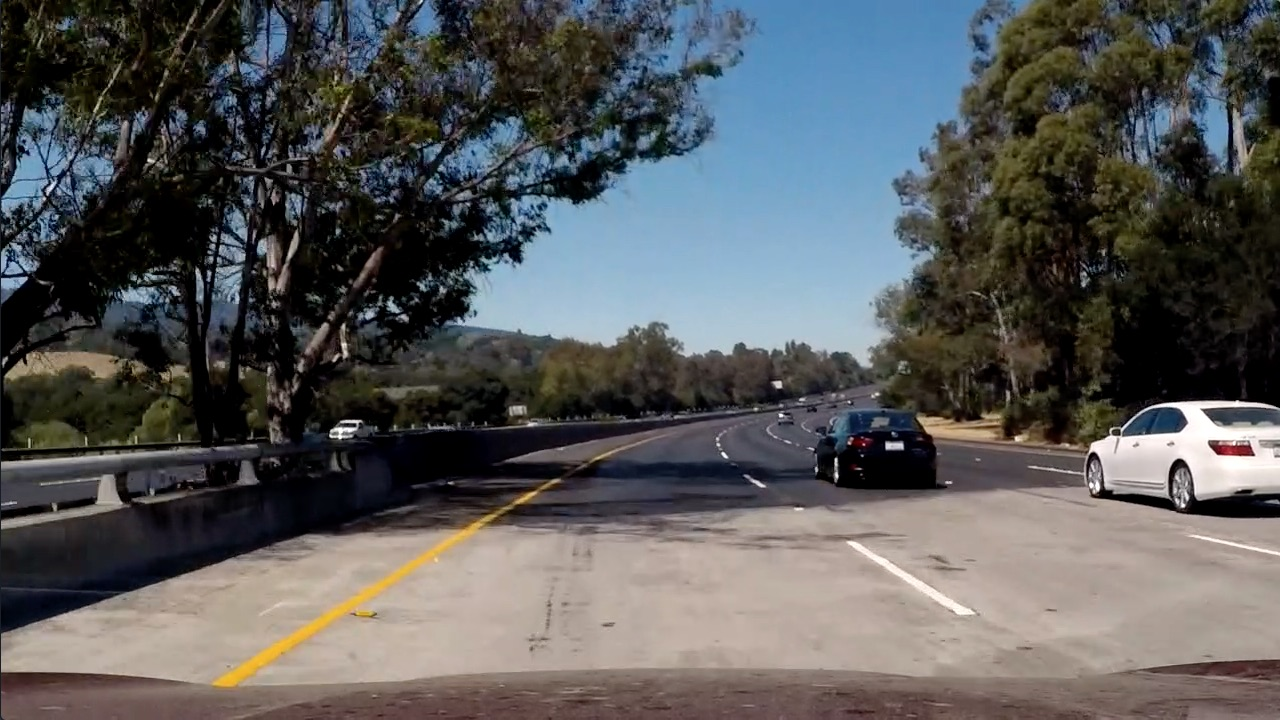
#> input picture P5_svm_hog/Data/test_images/test5.jpg, 1280 x 720 px, found by its file name
$ python img_process.py   (older library calls are emulated)
#> lines starting #> are read from the running program, lines starting #| are printed output that depends on the picture
# adapted from Udacity course sample code section for color and graident
# Use color transforms, gradients, etc., to create a thresholded binary image.
import numpy as np
import cv2
import matplotlib.pyplot as plt
import matplotlib.image as mpimg
import os
class Image_Process:
    def __init__(self):
        self.a = 0
    def sobel_thresh(self):
        if (self.sobel_flag == True):
            # Grayscale image
            # NOTE: we already saw that standard grayscaling lost color information for the lane lines
            # Explore gradients in other colors spaces / color channels to see what might work better
            self.gray = cv2.cvtColor(self.img, cv2.COLOR_RGB2GRAY)
            # Sobel x
            sobelx = cv2.Sobel(self.gray, cv2.CV_64F, 1, 0)  # Take the derivative in x
            abs_sobelx = np.absolute(sobelx)  # Absolute x derivative to accentuate lines away from horizontal
            scaled_sobel = np.uint8(255 * abs_sobelx / np.max(abs_sobelx))
            # Threshold x gradient
            thresh_min = 20
            thresh_max = 255
            # self.sxbinary = np.zeros_like(scaled_sobel)
            self.sxbinary[(scaled_sobel >= thresh_min) & (scaled_sobel <= thresh_max)] = 1

    def hls_thresh(self):
        # Convert to HLS color space and separate the V channel
        hls = cv2.cvtColor(self.img, cv2.COLOR_RGB2HLS).astype(np.float)

        # Convert to HLS color space and separate the S channel
        # Note: img is the undistorted image
        hls = cv2.cvtColor(self.img, cv2.COLOR_RGB2HLS)
        l_channel = hls[:, :, 1]
        s_channel = hls[:, :, 2]

        # Threshold saturation channel
        s_thresh_min = 170
        s_thresh_max = 255
        if self.hls_saturation_flag == True:
            # s_binary = np.zeros_like(s_channel)
            self.s_binary[(s_channel >= s_thresh_min) & (s_channel <= s_thresh_max)] = 1

        if self.hls_lightness_flag == True:

            # Threshold lightness channel
            l_thresh_min = 40
            l_thresh_max = 255
            # l_binary = np.zeros_like(l_channel)
            self.l_binary[(l_channel >= l_thresh_min) & (l_channel <= l_thresh_max)] = 1

    def stack_channel(self, sobel_flag, hls_saturation_flag, hls_lightness_flag):
        self.sobel_flag = sobel_flag
        self.hls_saturation_flag = hls_saturation_flag
        self.hls_lightness_flag = hls_lightness_flag
        self.img_h, self.img_w, _ = self.img.shape
        self.sxbinary = np.zeros((self.img_h, self.img_w))
        self.s_binary = np.zeros((self.img_h, self.img_w))
        self.l_binary = np.zeros((self.img_h, self.img_w))

        self.sobel_thresh()
        self.hls_thresh()
        # Stack each channel to view their individual contributions in green and blue respectively
        # This returns a stack of the two binary images, whose components you can see as different colors
        self.color_binary = np.dstack((self.l_binary, self.sxbinary, self.s_binary)) * 255
        self.color_binary= self.color_binary.astype(np.uint8)


    def combine_thresh(self):
        # Combine the all the binary thresholds
        self.combined_binary = np.zeros_like(self.sxbinary)
        self.combined_binary[(self.s_binary == 1) & (self.l_binary == 1) | (self.sxbinary == 1)] = 1

        kernel = np.ones((5, 5), np.uint8)
        self.closing = cv2.morphologyEx(self.combined_binary.astype(np.uint8), cv2.MORPH_CLOSE, kernel)


    def visualize(self, img, outdir=None, base=None):
        self.img = img
        print("visualize")

        # Plotting thresholded images
        f, ax = plt.subplots(2, 3, figsize=(20, 10))
        plt.tight_layout()

        self.stack_channel(sobel_flag=True, hls_saturation_flag=False, hls_lightness_flag=False)
        ax[0][0].set_title('sobel thresholds')
        ax[0][0].imshow(self.color_binary)
        self.stack_channel(sobel_flag=False, hls_saturation_flag=True, hls_lightness_flag=False)
        ax[0][1].set_title('hls saturation channel thresholds')
        ax[0][1].imshow(self.color_binary)
        self.stack_channel(sobel_flag=False, hls_saturation_flag=False, hls_lightness_flag=True)
        ax[0][2].set_title('hls lightness channel thresholds')
        ax[0][2].imshow(self.color_binary)
        self.stack_channel(sobel_flag=True, hls_saturation_flag=True, hls_lightness_flag=True)
        ax[1][0].set_title('stacked channels')  # remove effects from shadow
        ax[1][0].imshow(self.color_binary, cmap='gray')

        self.combine_thresh()
        ax[1][1].set_title('combined binary')  # remove effects from shadow
        ax[1][1].imshow(self.combined_binary)
        ax[1][2].set_title('after closing')  # remove effects from shadow
        self.closing *= 255
        ax[1][2].imshow(self.closing, cmap='gray')

        # plt.show()
        # cv2.imshow("self.closing", self.closing*255)
        # cv2.waitKey(0)
        if (outdir is not None) and (base is not None):
            plt.savefig(outdir + base + "channels.jpg")

def main():
    print("main")
    outdir = '../output_images/thresh_out/'
    input_img_path='../test_images/test5.jpg'
    image = mpimg.imread(input_img_path)
#> image is the input picture: shape (720, 1280, 3); mean R, G, B 88.5, 89.3, 89.8
    base = os.path.basename(input_img_path)
    base = os.path.splitext(base)[0]

    pipeline = Image_Process()
    pipeline.visualize(image, outdir, base)
#> in sobel_thresh, `sobelx = cv2.Sobel(self.gray, cv2.CV_64F, 1, 0)`:
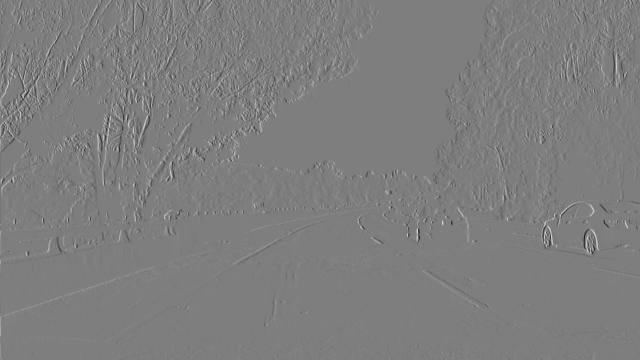
#> sobelx: shape (720, 1280) float64 (shown at 1/2 size); min -870, max 887, mean 0.2; drawn with min black and max white
#> in sobel_thresh, `abs_sobelx = np.absolute(sobelx)`:
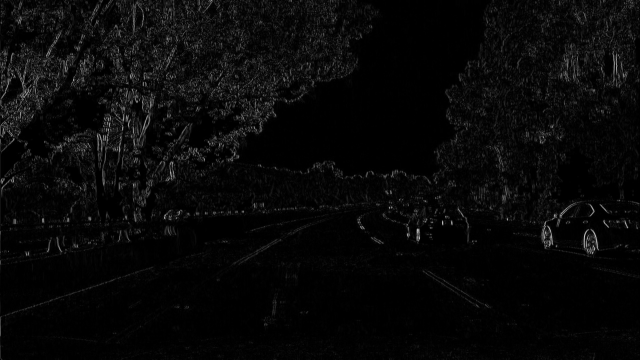
#> abs_sobelx: shape (720, 1280) float64 (shown at 1/2 size); min 0, max 887, mean 30.1; drawn with min black and max white
#> in hls_thresh, `hls = cv2.cvtColor(self.img, cv2.COLOR_RGB2HLS).astype(np.float)`:
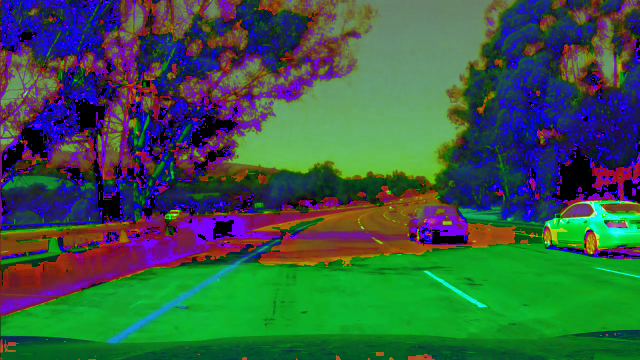
#> hls: shape (720, 1280, 3) float64 (shown at 1/2 size); mean R, G, B 55.5, 89.2, 70.1
#> in hls_thresh, `s_channel = hls[:, :, 2]`:
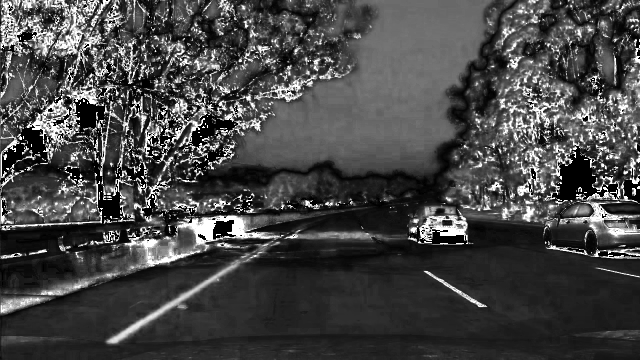
#> s_channel: shape (720, 1280) (shown at 1/2 size); min 0, max 255, mean 70.1
#> in visualize, `plt.savefig(outdir + base + "channels.jpg")`:
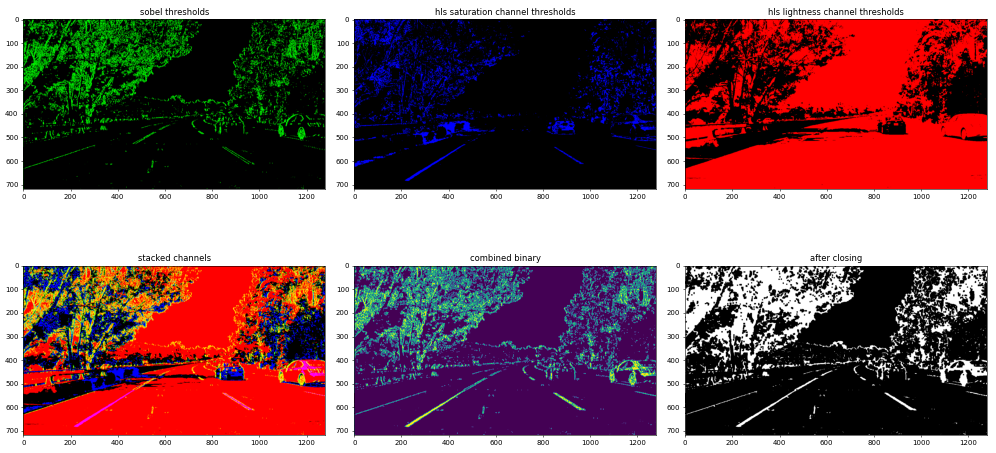
#> figure drawn by matplotlib, 6 panels

if __name__ == "__main__":
    main()

$ run again, with P5_svm_hog/Data/test_images/test1.jpg copied over P5_svm_hog/Data/test_images/test5.jpg
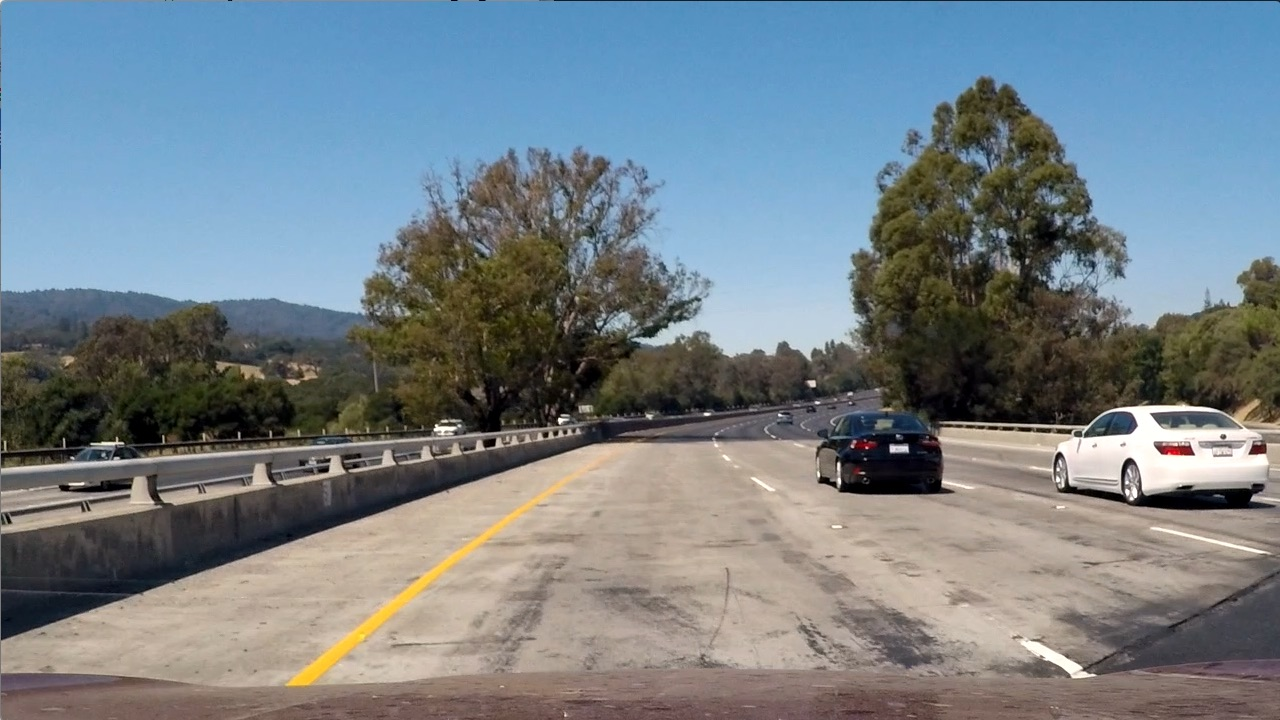
#> input picture P5_svm_hog/Data/test_images/test1.jpg, 1280 x 720 px, found by its file name
#> in main, image is the input picture: shape (720, 1280, 3); mean R, G, B 117.5, 128.7, 135.5
#> in hls_thresh, `hls = cv2.cvtColor(self.img, cv2.COLOR_RGB2HLS).astype(np.float)`:
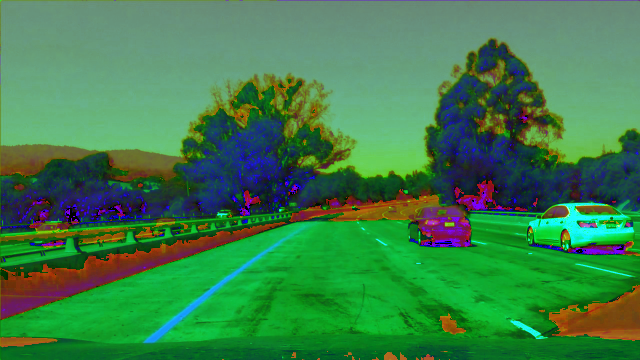
#> hls: shape (720, 1280, 3) float64 (shown at 1/2 size); mean R, G, B 60.2, 126.7, 74.4
#> in hls_thresh, `s_channel = hls[:, :, 2]`:
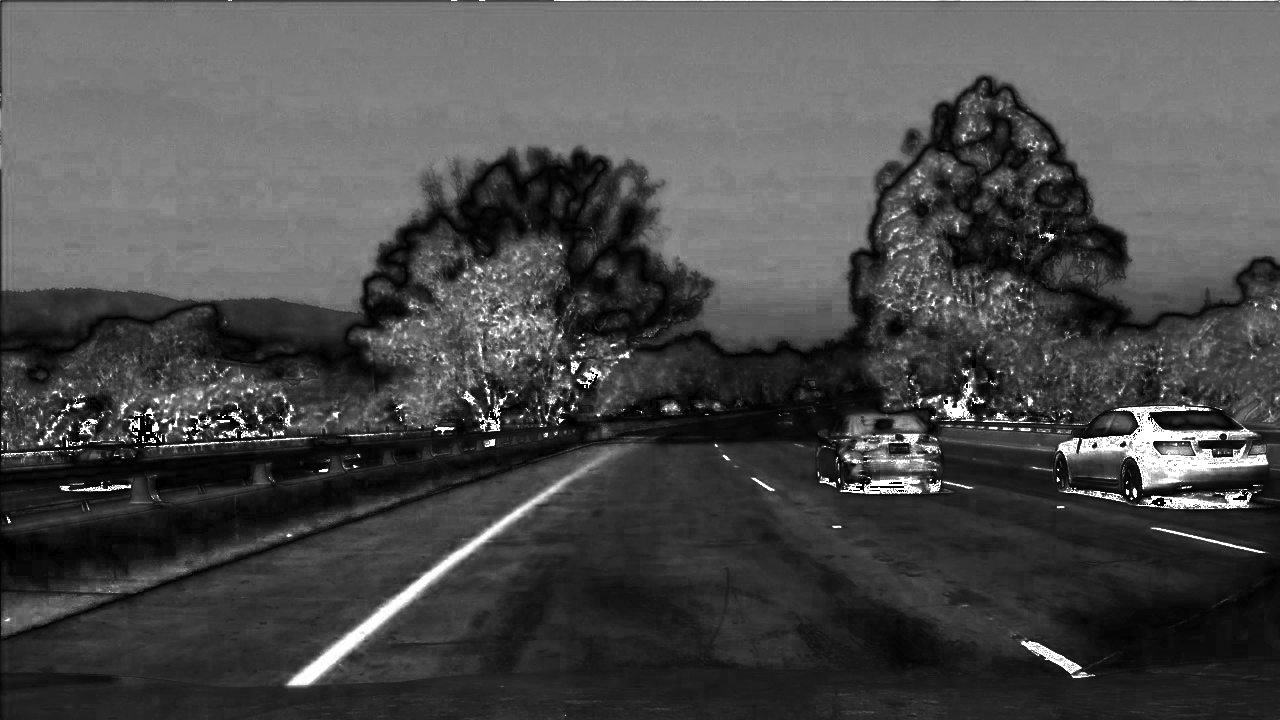
#> s_channel: shape (720, 1280); min 0, max 255, mean 74.4

$ run again, with P5_svm_hog/Data/test_images/test2.jpg copied over P5_svm_hog/Data/test_images/test5.jpg
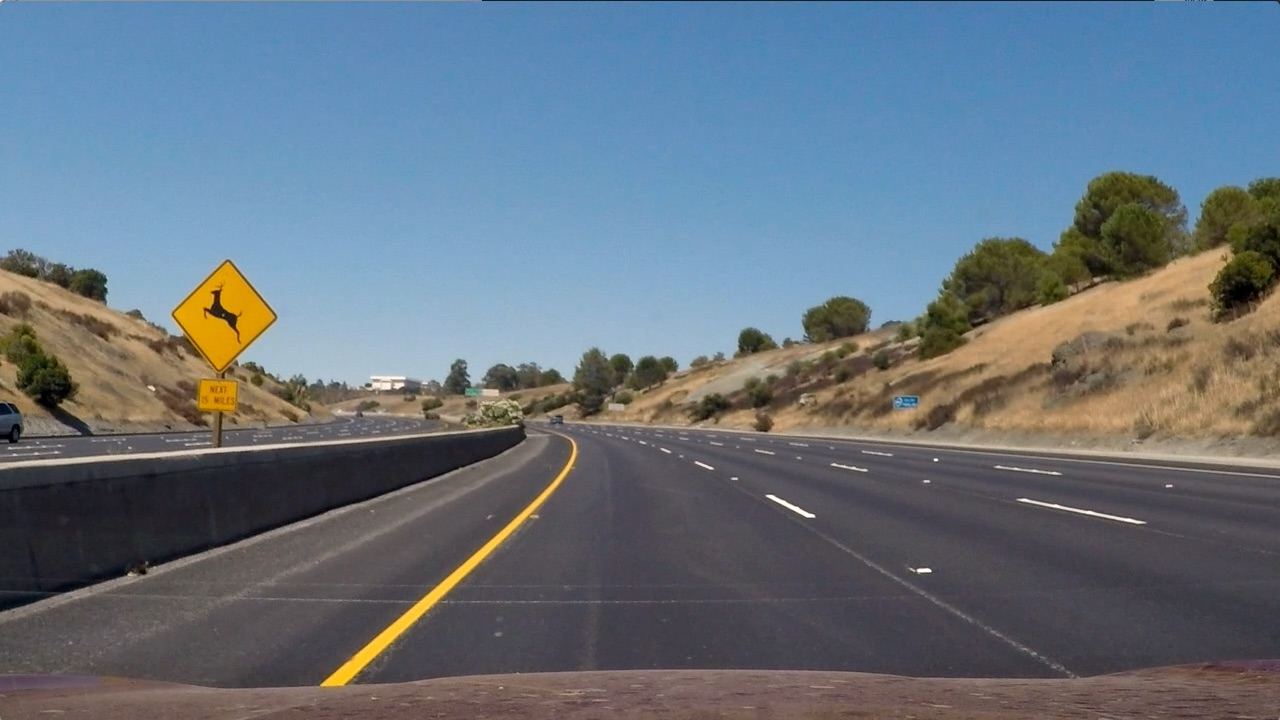
#> input picture P5_svm_hog/Data/test_images/test2.jpg, 1280 x 720 px, found by its file name
#> in main, image is the input picture: shape (720, 1280, 3); mean R, G, B 102.8, 114.6, 125.5
#> in hls_thresh, `hls = cv2.cvtColor(self.img, cv2.COLOR_RGB2HLS).astype(np.float)`:
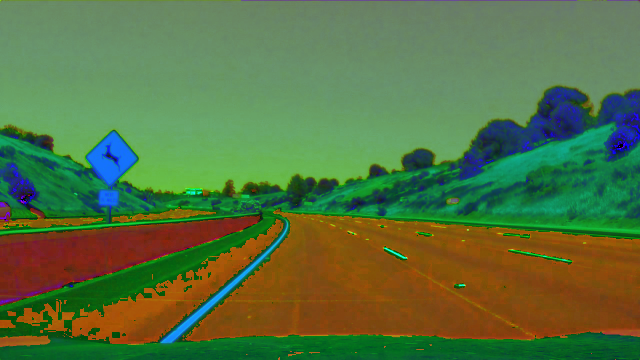
#> hls: shape (720, 1280, 3) float64 (shown at 1/2 size); mean R, G, B 86.2, 113.9, 64.8
#> in hls_thresh, `s_channel = hls[:, :, 2]`:
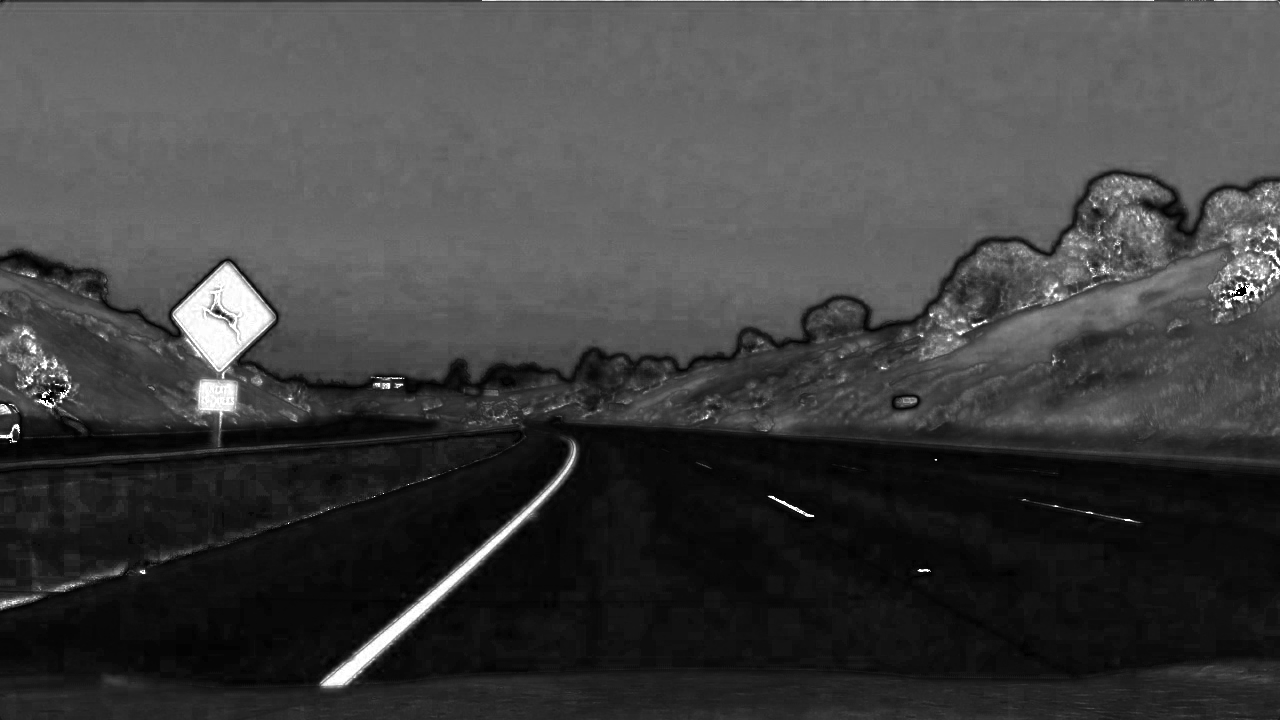
#> s_channel: shape (720, 1280); min 0, max 255, mean 64.8
